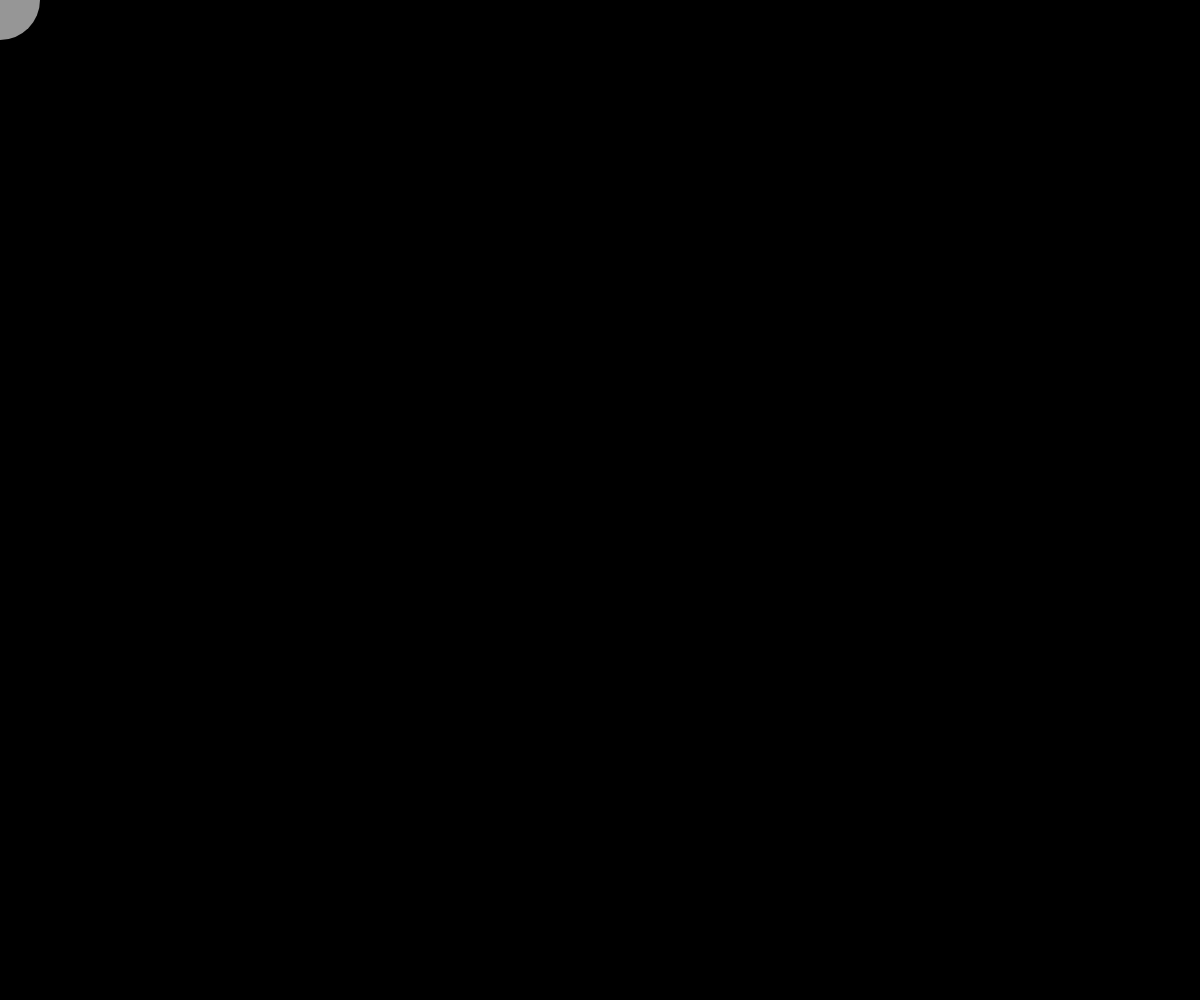
Frame 1 (no input)
Frame 60 (no input): identical to frame 1, image omitted
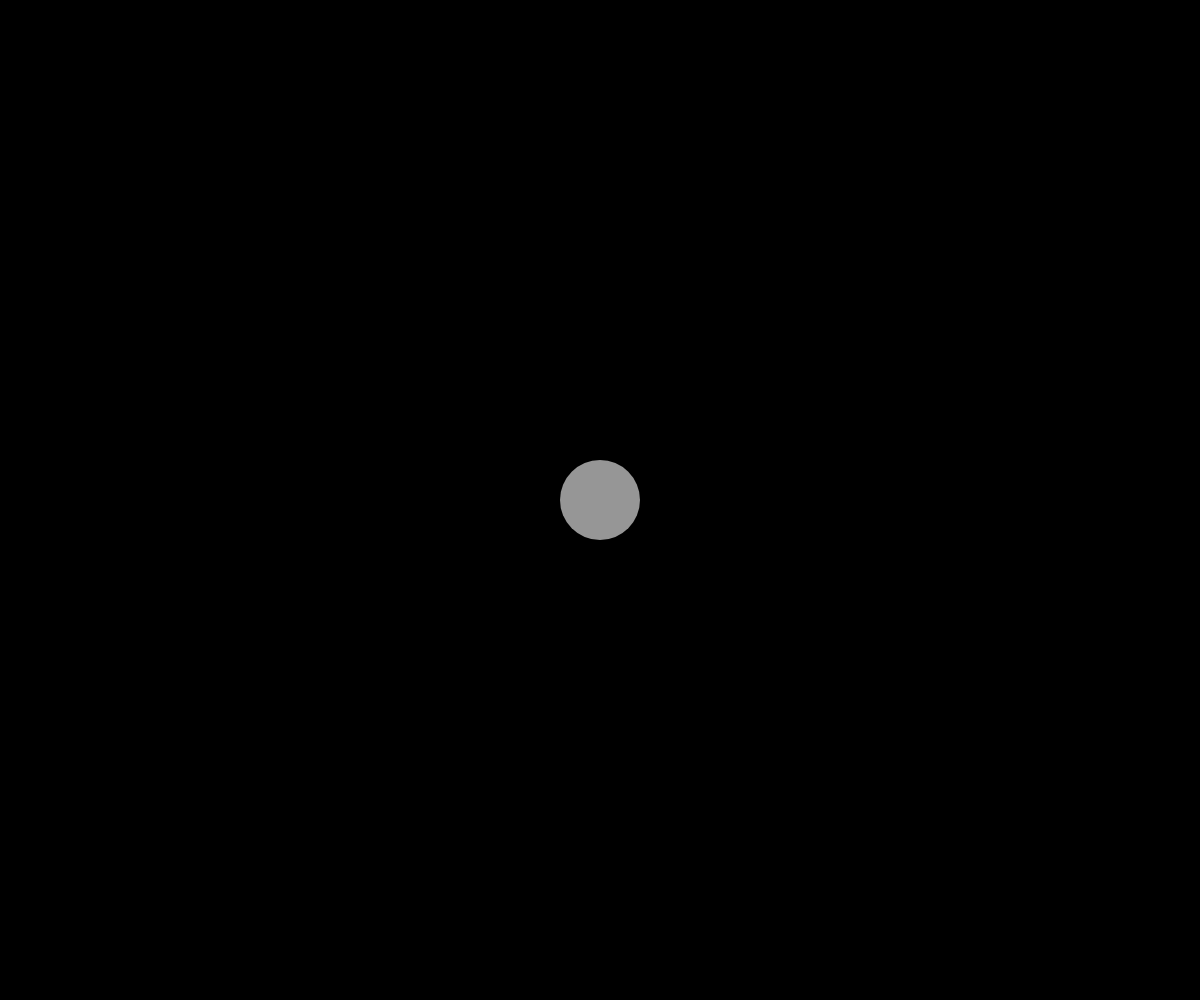
Frame 120 (the mouse pressed at the canvas centre since frame 60)

The p5.js sketch that drew these frames (run headless with seeded random() and noise() and a simulated clock; from frame 60 on, the mouse is pressed at the canvas centre):

// p5.js sketch
// ── sketch.js
let button;
let buttonPressed = 0; // 0 = normal, 1 = button pressed

let textX = 210;
let textY = 100;

function setup() {
  createCanvas(windowWidth, windowHeight);
  button = createButton('Oh you found me');
  button.position(280, 320);
  button.hide(); // Start hidden
  button.mousePressed(() => {
    buttonPressed = 1; // Switch to new page
  });

  // textX = width / 2;
  // textY = height / 2;
}

function draw() {
  if (buttonPressed === 1) {
    newPage(); // Switch to eerie text page
  } else {
    mainPage(); // Normal flashlight interaction
  }
}

function mainPage() {
  background(0);

  // Flashlight effect
  fill(255, 255, 255, 150);
  noStroke();
  ellipse(mouseX, mouseY, 80, 80);

  // Eye positions
  let eyes = [
    { x: 70, y: 70, length: 95 },
    { x: 280, y: 280, length: 100 },
    { x: 420, y: 170, length: 110 }
  ];

  let showButton = 0; // Track if near red-pupil eye

  strokeWeight(5);

  for (let i = 0; i < eyes.length; i++) {
    let eye = eyes[i];
    let d = dist(mouseX, mouseY, eye.x, eye.y);
    
    if (d < 60) { // Only show if within range
      stroke(255);
      line(eye.x - eye.length / 2, eye.y, eye.x + eye.length / 2, eye.y);

      if (eye.x === 70) {
        line(60, 70, 100, 70);
        line(90, 70, 120, 70);
      } else if (eye.x === 280) { // Red-pupil eye
        line(280, 280, 280 + 50, 280);
        stroke(255, 0, 0);
        point(280, 280);
        showButton = 1; // Show button when near this eye
      } else if (eye.x === 420) {
        line(420, 155, 420 + 45, 155);
        line(420, 185, 420 + 45, 185);
      }
    }
  }

  if (showButton) {
    button.show();
  } else {
    button.hide();
  }
}

function windowResized() {
  resizeCanvas(windowWidth, windowHeight);
}

// function newPage() {
//   background(0);
//   button.hide();

//   // Shaky text effect
//   let jitterX = random(-1.5, 1.5);
//   let jitterY = random(-1.5, 1.5);

//   fill(255, 255, 255);
//   stroke(0);
//   textSize(20);
//   textAlign(CENTER, TOP);
 
//   // textFont(fontBold);
//   text('Do me favour, you have to keep on. Whatever it is, DO NOT turn it off', textX + jitterX, textY + jitterY);

  // "false" optionA
  // button = createButton('Okay');
  // button.position(130, 320);

  // // optionB
  // button = createButton('Not yet');
  // button.position(200, 320);
